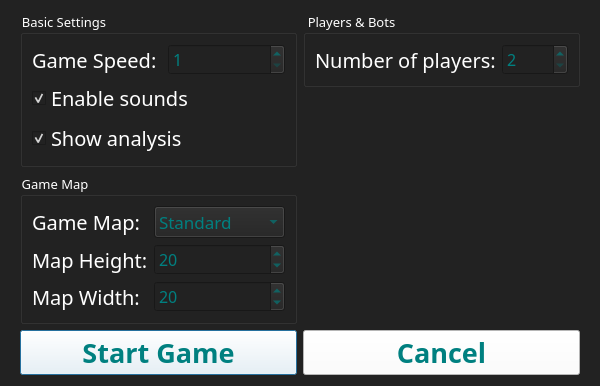
<?xml version="1.0" encoding="UTF-8"?>
<ui version="4.0">
 <class>LocalGameDialog</class>
 <widget class="QDialog" name="LocalGameDialog">
  <property name="geometry">
   <rect>
    <x>0</x>
    <y>0</y>
    <width>600</width>
    <height>371</height>
   </rect>
  </property>
  <property name="font">
   <font>
    <family>Quicksand</family>
   </font>
  </property>
  <property name="windowTitle">
   <string>Local Game</string>
  </property>
  <property name="styleSheet">
   <string notr="true">background-color: rgb(34, 34, 34);</string>
  </property>
  <layout class="QVBoxLayout" name="verticalLayout_5">
   <property name="leftMargin">
    <number>20</number>
   </property>
   <property name="rightMargin">
    <number>20</number>
   </property>
   <item>
    <spacer name="spacer_1">
     <property name="orientation">
      <enum>Qt::Orientation::Vertical</enum>
     </property>
     <property name="sizeHint" stdset="0">
      <size>
       <width>20</width>
       <height>40</height>
      </size>
     </property>
    </spacer>
   </item>
   <item>
    <layout class="QHBoxLayout" name="settingsLayout">
     <item>
      <layout class="QVBoxLayout" name="verticalLayout_left">
       <item>
        <widget class="QGroupBox" name="groupBox_basicSettings">
         <property name="font">
          <font>
           <family>Quicksand</family>
           <pointsize>10</pointsize>
          </font>
         </property>
         <property name="styleSheet">
          <string notr="true">color: white;</string>
         </property>
         <property name="title">
          <string>Basic Settings</string>
         </property>
         <layout class="QVBoxLayout" name="verticalLayout_2">
          <item>
           <layout class="QHBoxLayout" name="gameSpeedLayout">
            <item>
             <widget class="QLabel" name="labGameSpeed">
              <property name="font">
               <font>
                <family>Quicksand</family>
                <pointsize>15</pointsize>
               </font>
              </property>
              <property name="styleSheet">
               <string notr="true">color: white;</string>
              </property>
              <property name="text">
               <string>Game Speed: </string>
              </property>
             </widget>
            </item>
            <item>
             <widget class="QSpinBox" name="spinBox_gameSpeed">
              <property name="font">
               <font>
                <family>Quicksand</family>
                <pointsize>12</pointsize>
               </font>
              </property>
              <property name="styleSheet">
               <string notr="true">color: teal;</string>
              </property>
              <property name="minimum">
               <number>1</number>
              </property>
              <property name="maximum">
               <number>1000</number>
              </property>
             </widget>
            </item>
           </layout>
          </item>
          <item>
           <widget class="QCheckBox" name="checkBox_enableSounds">
            <property name="font">
             <font>
              <family>Quicksand</family>
              <pointsize>15</pointsize>
             </font>
            </property>
            <property name="text">
             <string>Enable sounds</string>
            </property>
            <property name="checked">
             <bool>true</bool>
            </property>
           </widget>
          </item>
          <item>
           <widget class="QCheckBox" name="checkBox_showAnalysis">
            <property name="font">
             <font>
              <family>Quicksand</family>
              <pointsize>15</pointsize>
             </font>
            </property>
            <property name="text">
             <string>Show analysis</string>
            </property>
            <property name="checked">
             <bool>true</bool>
            </property>
           </widget>
          </item>
         </layout>
        </widget>
       </item>
       <item>
        <widget class="QGroupBox" name="groupBox_gameMap">
         <property name="font">
          <font>
           <family>Quicksand</family>
           <pointsize>10</pointsize>
          </font>
         </property>
         <property name="styleSheet">
          <string notr="true">color: white;</string>
         </property>
         <property name="title">
          <string>Game Map</string>
         </property>
         <layout class="QGridLayout" name="gridLayout">
          <item row="0" column="0">
           <widget class="QLabel" name="labGameMap">
            <property name="font">
             <font>
              <family>Quicksand</family>
              <pointsize>15</pointsize>
             </font>
            </property>
            <property name="styleSheet">
             <string notr="true">color: white;</string>
            </property>
            <property name="text">
             <string>Game Map:</string>
            </property>
           </widget>
          </item>
          <item row="0" column="1">
           <widget class="QComboBox" name="comboBox_gameMap">
            <property name="sizePolicy">
             <sizepolicy hsizetype="Expanding" vsizetype="Fixed">
              <horstretch>0</horstretch>
              <verstretch>0</verstretch>
             </sizepolicy>
            </property>
            <property name="font">
             <font>
              <family>Quicksand</family>
              <pointsize>13</pointsize>
             </font>
            </property>
            <property name="styleSheet">
             <string notr="true">color: teal;</string>
            </property>
            <item>
             <property name="text">
              <string>Standard</string>
             </property>
            </item>
           </widget>
          </item>
          <item row="1" column="0">
           <widget class="QLabel" name="labMapHeight">
            <property name="font">
             <font>
              <family>Quicksand</family>
              <pointsize>15</pointsize>
             </font>
            </property>
            <property name="styleSheet">
             <string notr="true">color: white;</string>
            </property>
            <property name="text">
             <string>Map Height:</string>
            </property>
           </widget>
          </item>
          <item row="1" column="1">
           <widget class="QSpinBox" name="spinBox_mapHeight">
            <property name="font">
             <font>
              <family>Quicksand</family>
              <pointsize>12</pointsize>
             </font>
            </property>
            <property name="styleSheet">
             <string notr="true">color: teal;</string>
            </property>
            <property name="minimum">
             <number>1</number>
            </property>
            <property name="maximum">
             <number>100</number>
            </property>
            <property name="value">
             <number>20</number>
            </property>
           </widget>
          </item>
          <item row="2" column="0">
           <widget class="QLabel" name="labMapWidth">
            <property name="font">
             <font>
              <family>Quicksand</family>
              <pointsize>15</pointsize>
             </font>
            </property>
            <property name="styleSheet">
             <string notr="true">color: white;</string>
            </property>
            <property name="text">
             <string>Map Width:</string>
            </property>
           </widget>
          </item>
          <item row="2" column="1">
           <widget class="QSpinBox" name="spinBox_mapWidth">
            <property name="font">
             <font>
              <family>Quicksand</family>
              <pointsize>12</pointsize>
             </font>
            </property>
            <property name="styleSheet">
             <string notr="true">color: teal;</string>
            </property>
            <property name="minimum">
             <number>1</number>
            </property>
            <property name="maximum">
             <number>100</number>
            </property>
            <property name="value">
             <number>20</number>
            </property>
           </widget>
          </item>
         </layout>
        </widget>
       </item>
       <item>
        <spacer name="leftSpacer">
         <property name="orientation">
          <enum>Qt::Orientation::Vertical</enum>
         </property>
         <property name="sizeHint" stdset="0">
          <size>
           <width>20</width>
           <height>40</height>
          </size>
         </property>
        </spacer>
       </item>
      </layout>
     </item>
     <item>
      <layout class="QVBoxLayout" name="verticalLayout_right">
       <item>
        <widget class="QGroupBox" name="groupBox_players">
         <property name="font">
          <font>
           <family>Quicksand</family>
           <pointsize>10</pointsize>
          </font>
         </property>
         <property name="styleSheet">
          <string notr="true">color: white;</string>
         </property>
         <property name="title">
          <string>Players &amp;&amp; Bots</string>
         </property>
         <layout class="QVBoxLayout" name="verticalLayout">
          <item>
           <layout class="QHBoxLayout" name="playerLayout">
            <item>
             <widget class="QLabel" name="labNumPlayers">
              <property name="font">
               <font>
                <family>Quicksand</family>
                <pointsize>15</pointsize>
               </font>
              </property>
              <property name="styleSheet">
               <string notr="true">color: white;</string>
              </property>
              <property name="text">
               <string>Number of players:</string>
              </property>
             </widget>
            </item>
            <item>
             <widget class="QSpinBox" name="spinBox_numPlayers">
              <property name="sizePolicy">
               <sizepolicy hsizetype="Expanding" vsizetype="Fixed">
                <horstretch>0</horstretch>
                <verstretch>0</verstretch>
               </sizepolicy>
              </property>
              <property name="font">
               <font>
                <family>Quicksand</family>
                <pointsize>12</pointsize>
               </font>
              </property>
              <property name="styleSheet">
               <string notr="true">color: teal;</string>
              </property>
              <property name="minimum">
               <number>2</number>
              </property>
              <property name="maximum">
               <number>16</number>
              </property>
             </widget>
            </item>
           </layout>
          </item>
         </layout>
        </widget>
       </item>
       <item>
        <spacer name="rightSpacer">
         <property name="orientation">
          <enum>Qt::Orientation::Vertical</enum>
         </property>
         <property name="sizeHint" stdset="0">
          <size>
           <width>20</width>
           <height>40</height>
          </size>
         </property>
        </spacer>
       </item>
      </layout>
     </item>
    </layout>
   </item>
   <item>
    <spacer name="spacer_2">
     <property name="orientation">
      <enum>Qt::Orientation::Vertical</enum>
     </property>
     <property name="sizeHint" stdset="0">
      <size>
       <width>20</width>
       <height>40</height>
      </size>
     </property>
    </spacer>
   </item>
   <item>
    <layout class="QHBoxLayout" name="buttonLayout">
     <item>
      <widget class="QPushButton" name="btnStartGame">
       <property name="font">
        <font>
         <family>Quicksand</family>
         <pointsize>20</pointsize>
         <bold>true</bold>
        </font>
       </property>
       <property name="styleSheet">
        <string notr="true">color: teal;
background-color: white;</string>
       </property>
       <property name="text">
        <string>Start Game</string>
       </property>
      </widget>
     </item>
     <item>
      <widget class="QPushButton" name="btnCancel">
       <property name="font">
        <font>
         <family>Quicksand</family>
         <pointsize>20</pointsize>
         <bold>true</bold>
        </font>
       </property>
       <property name="styleSheet">
        <string notr="true">color: teal;
background-color: white;</string>
       </property>
       <property name="text">
        <string>Cancel</string>
       </property>
      </widget>
     </item>
    </layout>
   </item>
   <item>
    <spacer name="spacer_3">
     <property name="orientation">
      <enum>Qt::Orientation::Vertical</enum>
     </property>
     <property name="sizeHint" stdset="0">
      <size>
       <width>20</width>
       <height>40</height>
      </size>
     </property>
    </spacer>
   </item>
  </layout>
 </widget>
 <resources/>
 <connections/>
</ui>
